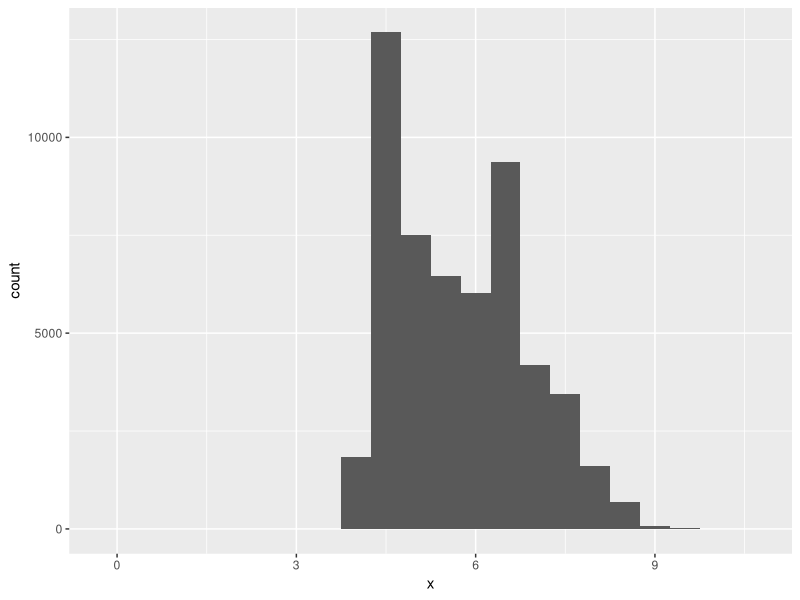
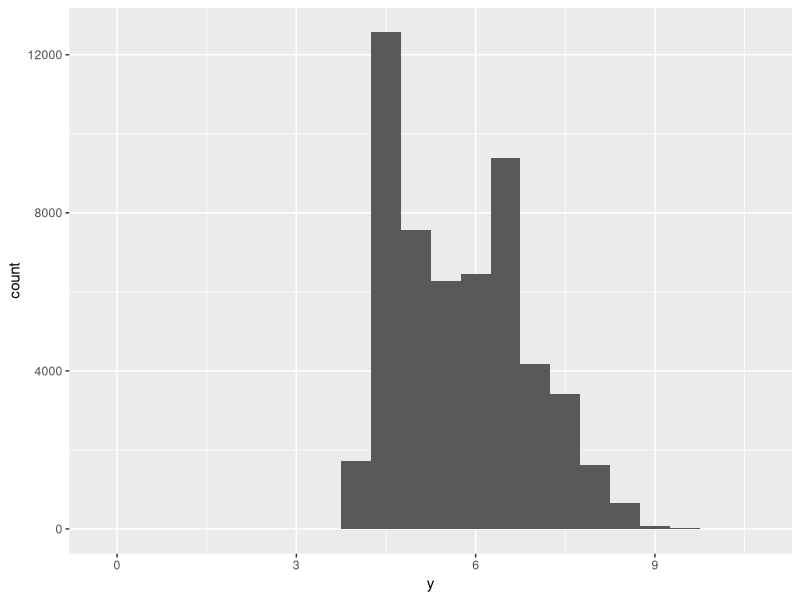
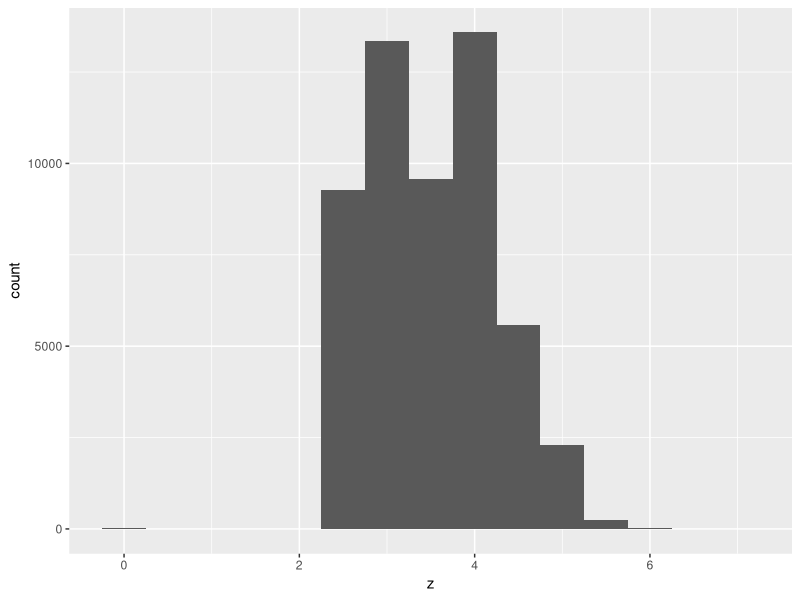
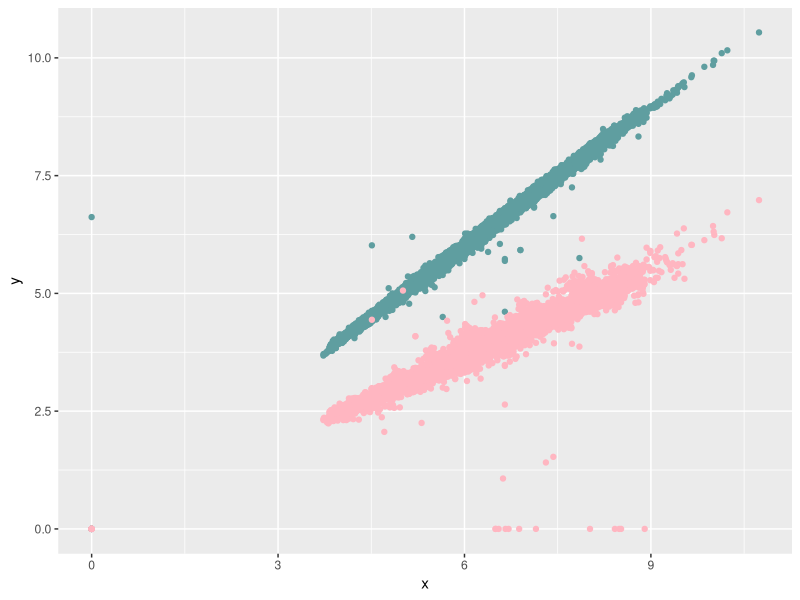
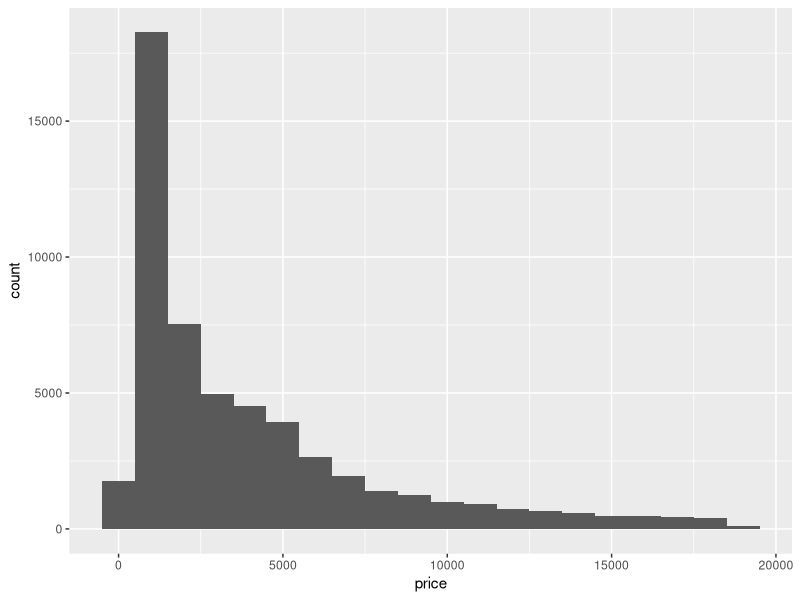
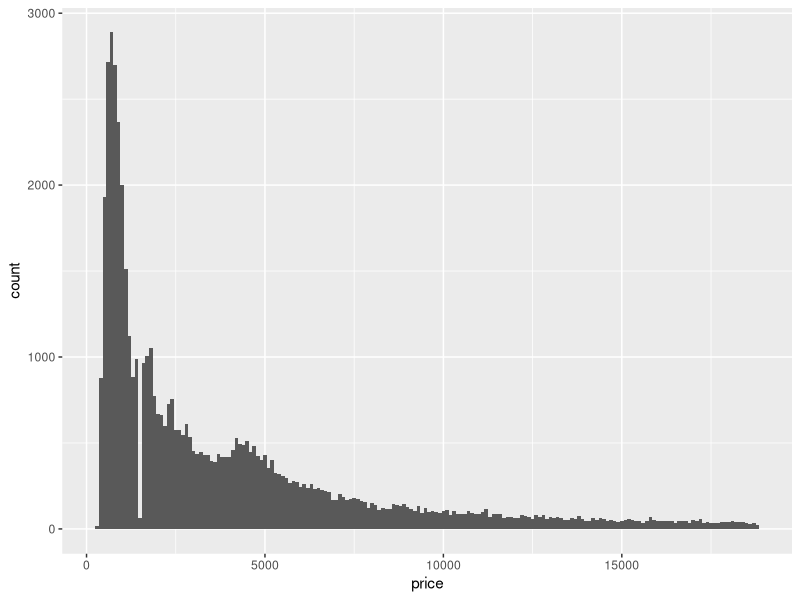
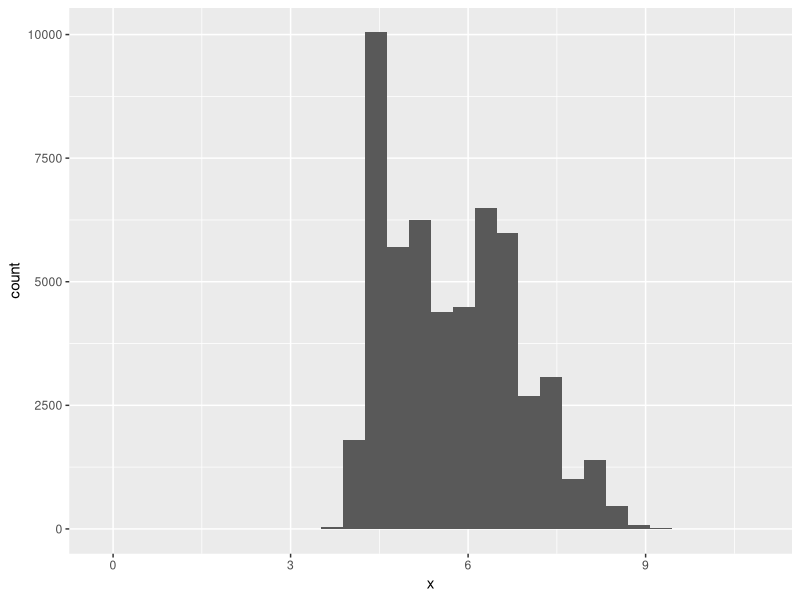
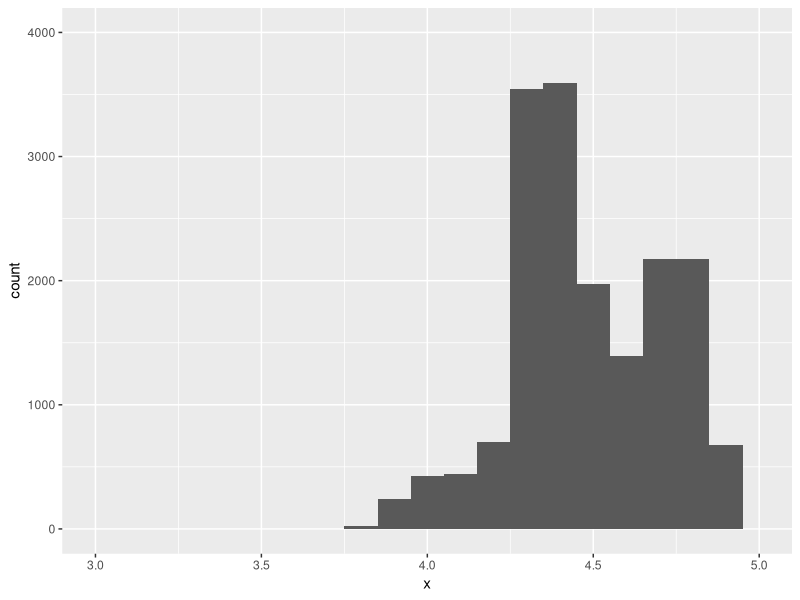

Recreate these plots in R, in order.
## ---- chunk 1
knitr::opts_chunk$set(echo = TRUE)
## ---- chunk 2
    if (!"tidyverse" %in% rownames(installed.packages()))  
      install.packages("tidyverse", repos = "http://cran.rstudio.com/")
    library(tidyverse)
    
    # explore range of x, y, and z
    count(diamonds, min(x), max(x))
    count(diamonds, min(y), max(y))
    count(diamonds, min(z), max(z))
    
    # remove outliers
    diamonds2 <- diamonds %>% 
      filter(between(x, 0, 15), between(y, 0, 15), between(z, 0, 15))
    
    ggplot(data = diamonds2) + 
      geom_histogram(mapping = aes(x = x), binwidth = 0.5)  
    ggplot(data = diamonds2) + 
      geom_histogram(mapping = aes(x = y), binwidth = 0.5)
    ggplot(data = diamonds2) + 
      geom_histogram(mapping = aes(x = z), binwidth = 0.5)
    ggplot(data = diamonds2) + 
      geom_point(mapping = aes(x = x, y = y), color = "cadetblue") + 
      geom_point(mapping = aes(x = x, y = z), color = "lightpink")
## ---- chunk 3
    count(diamonds, min(price), max(price)) 
    count(diamonds, cut_width(price, 1000))
    ggplot(data = diamonds) + 
      geom_histogram(mapping = aes(x = price), binwidth = 1000)
    ggplot(data = diamonds) + 
      geom_histogram(mapping = aes(x = price), binwidth = 100)
    
    # explore unusual price gap
    diamonds %>%
      filter(price > 1000 & price < 2000) %>%
      count(cut_width(price, 100))
    diamonds %>%
      filter(price > 1450 & price < 1550) %>%
      count(price)
    
## ---- chunk 4
    diamonds %>%
      filter(carat == 0.99 | carat == 1) %>%
      count(carat)
## ---- chunk 5
    # leaving binwidth unset
    ggplot(data = diamonds) + 
      geom_histogram(mapping = aes(x = x))
    
    ggplot(data = diamonds) + 
      geom_histogram(mapping = aes(x = x), binwidth = 0.1) +
      xlim(c(3,5)) +
      ylim(c(0,4000))
    ggplot(data = diamonds) + 
      geom_histogram(mapping = aes(x = x), binwidth = 0.1) +
      coord_cartesian(xlim = c(3,5), ylim = c(0,4000))
## ---- chunk 6
    # explore missing values in a histogram
    diamonds3 <- diamonds %>%
      mutate(y = ifelse(between(y, 3, 20), y, NA))
    ggplot(data = diamonds3) +
      geom_histogram(mapping = aes(x = y), binwidth = 0.5)
    
    # explore missing values in a bar chart
    diamonds3 <- diamonds %>%
      mutate(color = ifelse(color == "I", NA, color))
    ggplot(data = diamonds3) +
      geom_bar(aes(x = color))
    
## ---- chunk 7
    mean(diamonds3$y, na.rm = FALSE)
    mean(diamonds3$y, na.rm = TRUE)
